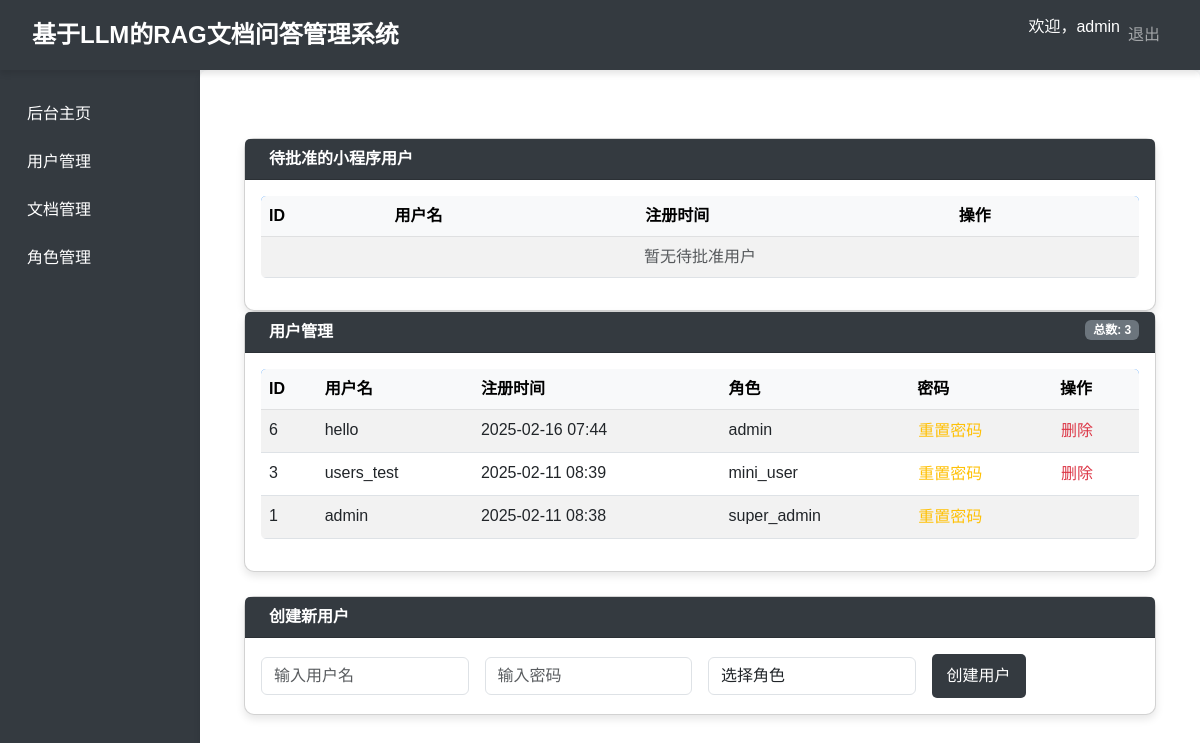
Page /admin/users (signed in) on the committed database.
### model.py (models this page shows, shortened)
class User(db.Model, UserMixin):
    __tablename__ = 'users'
    id = db.Column(db.Integer, primary_key=True)
    username = db.Column(db.String(64), unique=True, nullable=False)
    password_hash = db.Column(db.String(128), nullable=False)
    created_at = db.Column(db.DateTime, default=datetime.utcnow)
    role_id = db.Column(db.Integer, db.ForeignKey('user_roles.id'), nullable=True)
    role = db.relationship('UserRole', backref='users', lazy='joined')
    approved = db.Column(db.Boolean, default=False)
    sessions = db.relationship('Session', backref='user', lazy='dynamic',
                               cascade='all, delete-orphan')

class UserRole(db.Model):
    __tablename__ = 'user_roles'
    id = db.Column(db.Integer, primary_key=True)
    name = db.Column(db.String(50), unique=True, nullable=False)  # 角色名称（如 super_admin, admin, mini_user）
    description = db.Column(db.String(255), nullable=True)  # 角色描述

### app.py (the view)
@app.route('/admin/users', methods=['GET'])
@login_required
def manage_users():
    pending_users = User.query.filter_by(approved=False,
                                         role_id=UserRole.query.filter_by(name='mini_user').first().id).all()
    page = request.args.get('page', 1, type=int)
    per_page = 10
    pagination = User.query.order_by(User.id.desc()).paginate(page=page, per_page=per_page, error_out=False)
    return render_template('manage_users.html', pagination=pagination, pending_users=pending_users,
                           roles=UserRole.query.all())

### app.py (called while the page is built)
@login_manager.user_loader
def load_user(user_id):
    return User.query.get(int(user_id))

@app.before_request
def do_init():
    if not getattr(app, '_vector_init_done', False):
        index_path = os.path.join(app.config['VECTORSTORE_DIR'], "faiss_index")
        document_folder = os.path.join(os.path.dirname(__file__), "../document")
        VectorStoreManager.initialize(index_path=index_path, document_folder=document_folder)
        app._vector_init_done = True

### templates/manage_users.html (shortened to what this page needs)
{% extends 'base.html' %}
{% block content %}
<div class="container-fluid p-4">
    <div class="card mt-4">
        <div class="card-header bg-warning text-white">
             待批准的小程序用户
        </div>
        <div class="card-body">
            <table class="table table-hover table-striped">
                <thead class="table-light">
                    <tr>
                        <th>ID</th>
                        <th>用户名</th>
                        <th>注册时间</th>
                        <th>操作</th>
                    </tr>
                </thead>
                <tbody>
                    {% for user in pending_users %}
                        <tr>
                            <td>{{ user.id }}</td>
                            <td>{{ user.username }}</td>
                            <td>{{ user.created_at.strftime('%Y-%m-%d %H:%M') }}</td>
                            <td>
                                <form action="{{ url_for('approve_user') }}" method="POST" class="d-inline">
                                    <input type="hidden" name="user_id" value="{{ user.id }}">
                                    <button type="submit" class="btn btn-link p-0 text-decoration-none text-primary">批准</button>
                                </form>
                                <span class="text-muted">|</span>
                                <form action="{{ url_for('reject_user') }}" method="POST" class="d-inline">
                                    <input type="hidden" name="user_id" value="{{ user.id }}">
                                    <button type="submit" class="btn btn-link p-0 text-decoration-none text-danger">拒绝</button>
                                </form>
                            </td>
                        </tr>
                    {% else %}
                        <tr>
                            <td colspan="4" class="text-center text-muted">暂无待批准用户</td>
                        </tr>
                    {% endfor %}
                </tbody>
            </table>
        </div>
    </div>
    <div class="card">
        <div class="card-header bg-dark text-white">
             用户管理
            <span class="badge bg-secondary float-end">总数: {{ pagination.total }}</span>
        </div>
        <div class="card-body">
            <div class="table-responsive">
                <table class="table table-hover table-striped">
                    <thead class="table-light">
                        <tr>
                            <th>ID</th>
                            <th>用户名</th>
                            <th>注册时间</th>
                            <th>角色</th>
                            <th>密码</th>
                            <th>操作</th>
                        </tr>
                    </thead>
                    <tbody>
                        {% for user in pagination.items %}
                            <tr>
                                <td>{{ user.id }}</td>
                                <td>{{ user.username }}</td>
                                <td>{{ user.created_at.strftime('%Y-%m-%d %H:%M') }}</td>
                                <td>{{ user.role.name if user.role else '无' }}</td>
                                <td>
                                    <button type="button" class="btn btn-link p-0 text-decoration-none text-warning" onclick="resetPassword('{{ user.id }}', '{{ user.username }}')">重置密码</button>
                                </td>
                                <td>
                                    <div class="d-flex gap-2">
                                        {% if user.role.name != 'super_admin' %}
                                            <form action="{{ url_for('delete_user') }}" method="POST" class="d-inline">
                                                <button type="submit" class="btn btn-link p-0 text-decoration-none text-danger"
                                                        onclick="return confirm('确定删除该用户？')">删除</button>
                                            </form>
                                        {% endif %}
                                    </div>
                                </td>
                            </tr>
                        {% else %}
                            <tr>
                                <td colspan="6" class="text-center text-muted">暂无用户数据</td>
                            </tr>
                        {% endfor %}
                    </tbody>
                </table>
            </div>
        </div>
    </div>
    <div class="card mt-4">
        <div class="card-header bg-primary text-white">
             创建新用户
        </div>
        <div class="card-body">
            <form method="POST" action="{{ url_for('add_user') }}">
                <div class="row g-3 align-items-center">
                    <div class="col-md-3">
                        <input type="text" name="username" class="form-control" placeholder="输入用户名" required minlength="4">
                    </div>
                    <div class="col-md-3">
                        <input type="password" name="password" class="form-control" placeholder="输入密码" required minlength="8">
                    </div>
                    <div class="col-md-3">
                        <select name="role_id" class="form-control" required>
                            <option value="">选择角色</option>
                        </select>
                    </div>
                    <div class="col-md-3">
                        <button type="submit" class="btn btn-primary">创建用户</button>
                    </div>
                </div>
            </form>
        </div>
    </div>
</div>
{% endblock %}

### templates/base.html (shortened to what this page needs)
<!DOCTYPE html>
<html lang="en">
<head>
  <link href="https://cdn.jsdelivr.net/npm/bootstrap@5.3.0/dist/css/bootstrap.min.css" rel="stylesheet">
  <link rel="stylesheet" href="{{ url_for('static', filename='css/style.css') }}">
</head>
<body>
<nav class="navbar navbar-expand-lg navbar-dark bg-dark">
  <div class="container-fluid">
    <a class="navbar-brand" href="{{ url_for('admin_index') }}">基于LLM的RAG文档问答管理系统</a>
    <div class="collapse navbar-collapse" id="navbarSupportedContent">
      <ul class="navbar-nav ms-auto mb-2 mb-lg-0">
        <li class="nav-item">
          <span class="navbar-text">
            欢迎，{{ current_user.username if current_user.is_authenticated else 'Guest' }}
          </span>
        </li>
        <li class="nav-item">
          <a class="nav-link" href="{{ url_for('logout_page') }}">退出</a>
        </li>
      </ul>
    </div>
  </div>
</nav>
<div class="container-fluid">
  <div class="row">
    <div class="col-md-2 bg-light sidebar">
      <ul class="nav flex-column">
        <li class="nav-item">
          <a class="nav-link" href="{{ url_for('admin_index') }}">后台主页</a>
        </li>
        <li class="nav-item">
          <a class="nav-link" href="{{ url_for('manage_users') }}">用户管理</a>
        </li>
        <li class="nav-item">
          <a class="nav-link" href="{{ url_for('manage_docs') }}">文档管理</a>
        </li>
        <li class="nav-item">
          <a class="nav-link" href="{{ url_for('manage_roles') }}">角色管理</a>
        </li>
      </ul>
    </div>
    <div class="col-md-10 main-content">
      {% block content %}{% endblock %}
    </div>
  </div>
</div>
</body>
</html>

### static/css/style.css (style rules this page uses)
body { font-family: 'Arial', sans-serif; background-color: #f8f9fa; }
.navbar { background-color: #343a40 !important; padding: 12px 20px; box-shadow: 0 4px 6px rgba(0, 0, 0, 0.1); }
.navbar-brand { font-size: 1.5rem; font-weight: bold; color: #ffffff !important; }
.navbar-text { font-size: 1rem; color: #ffffff !important; }
.sidebar { background-color: #343a40 !important; min-height: 100vh; padding-top: 20px; }
.sidebar .nav-link { font-size: 1rem; padding: 12px 15px; color: #ffffff !important; transition: background 0.3s ease, color 0.3s ease; }
.main-content { min-height: 100vh; background-color: white; border-radius: 8px; padding: 20px; box-shadow: 0 4px 6px rgba(0, 0, 0, 0.1); }
.btn-primary { background-color: #343a40 !important; color: #fff; border: none; padding: 10px 15px; font-size: 1rem; border-radius: 5px; transition: background 0.3s ease; }
.table { background-color: white; border-radius: 5px; overflow: hidden; border-collapse: separate; border-spacing: 0; }
.table thead { background-color: #007bff; color: #ffffff; }
.card { border-radius: 10px; box-shadow: 0 4px 8px rgba(0, 0, 0, 0.1); }
.card-header { background-color: #343a40 !important; color: #ffffff; font-weight: bold; }

### rows in the picture
User: username "admin", id "1", created_at "2025-02-11 08:38", role "super_admin"
User: id "6", username "hello", created_at "2025-02-16 07:44", role "admin"
User: id "3", username "users_test", created_at "2025-02-11 08:39", role "mini_user"

### other values in the picture
{{ pagination.total }} "3"
